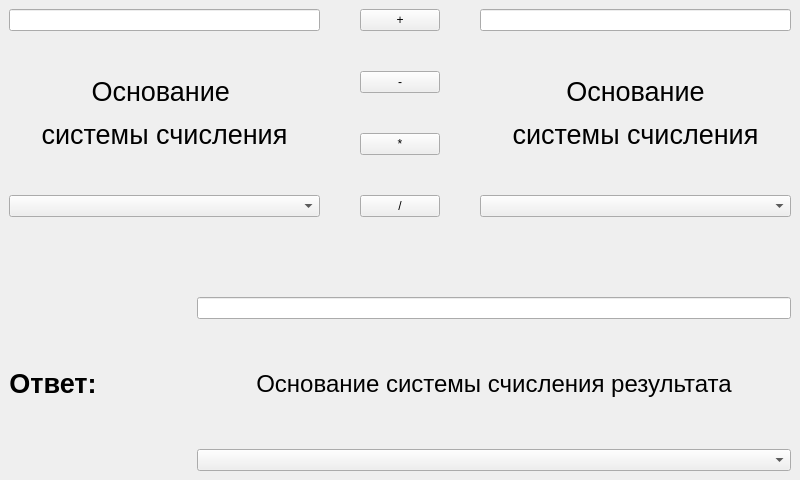
<?xml version="1.0" encoding="UTF-8"?>
<ui version="4.0">
 <class>MainWindow</class>
 <widget class="QMainWindow" name="MainWindow">
  <property name="geometry">
   <rect>
    <x>0</x>
    <y>0</y>
    <width>800</width>
    <height>480</height>
   </rect>
  </property>
  <property name="sizePolicy">
   <sizepolicy hsizetype="Fixed" vsizetype="Fixed">
    <horstretch>0</horstretch>
    <verstretch>0</verstretch>
   </sizepolicy>
  </property>
  <property name="windowTitle">
   <string>MainWindow</string>
  </property>
  <widget class="QWidget" name="centralwidget">
   <layout class="QVBoxLayout" name="verticalLayout_9">
    <item>
     <layout class="QVBoxLayout" name="verticalLayout_8">
      <property name="spacing">
       <number>80</number>
      </property>
      <item>
       <layout class="QHBoxLayout" name="horizontalLayout">
        <property name="spacing">
         <number>40</number>
        </property>
        <item>
         <layout class="QVBoxLayout" name="verticalLayout_5">
          <item>
           <widget class="QLineEdit" name="lineEdit_1"/>
          </item>
          <item>
           <layout class="QVBoxLayout" name="verticalLayout_3">
            <item>
             <widget class="QLabel" name="label_2">
              <property name="text">
               <string>&lt;html&gt;&lt;head/&gt;&lt;body&gt;&lt;p&gt;&lt;span style=&quot; font-size:20pt;&quot;&gt;Основание &lt;/span&gt;&lt;/p&gt;&lt;p&gt;&lt;span style=&quot; font-size:20pt;&quot;&gt;системы счисления&lt;/span&gt;&lt;/p&gt;&lt;/body&gt;&lt;/html&gt;</string>
              </property>
              <property name="textFormat">
               <enum>Qt::AutoText</enum>
              </property>
              <property name="alignment">
               <set>Qt::AlignCenter</set>
              </property>
             </widget>
            </item>
            <item>
             <widget class="QComboBox" name="comboBox_1">
              <property name="editable">
               <bool>false</bool>
              </property>
             </widget>
            </item>
           </layout>
          </item>
         </layout>
        </item>
        <item>
         <layout class="QVBoxLayout" name="verticalLayout_2">
          <item>
           <widget class="QPushButton" name="radioButton_1">
            <property name="text">
             <string>+</string>
            </property>
           </widget>
          </item>
          <item>
           <widget class="QPushButton" name="radioButton_2">
            <property name="text">
             <string>-</string>
            </property>
           </widget>
          </item>
          <item>
           <widget class="QPushButton" name="radioButton_3">
            <property name="text">
             <string>*</string>
            </property>
           </widget>
          </item>
          <item>
           <widget class="QPushButton" name="radioButton_4">
            <property name="text">
             <string>/</string>
            </property>
           </widget>
          </item>
         </layout>
        </item>
        <item>
         <layout class="QVBoxLayout" name="verticalLayout_7">
          <item>
           <widget class="QLineEdit" name="lineEdit_2"/>
          </item>
          <item>
           <layout class="QVBoxLayout" name="verticalLayout">
            <item>
             <widget class="QLabel" name="label_1">
              <property name="text">
               <string>&lt;html&gt;&lt;head/&gt;&lt;body&gt;&lt;p&gt;&lt;span style=&quot; font-size:20pt;&quot;&gt;Основание&lt;/span&gt;&lt;/p&gt;&lt;p&gt;&lt;span style=&quot; font-size:20pt;&quot;&gt;системы счисления&lt;/span&gt;&lt;/p&gt;&lt;/body&gt;&lt;/html&gt;</string>
              </property>
              <property name="textFormat">
               <enum>Qt::AutoText</enum>
              </property>
              <property name="alignment">
               <set>Qt::AlignCenter</set>
              </property>
             </widget>
            </item>
            <item>
             <widget class="QComboBox" name="comboBox_2">
              <property name="editable">
               <bool>false</bool>
              </property>
             </widget>
            </item>
           </layout>
          </item>
         </layout>
        </item>
       </layout>
      </item>
      <item>
       <layout class="QHBoxLayout" name="horizontalLayout_2">
        <property name="spacing">
         <number>100</number>
        </property>
        <item>
         <widget class="QLabel" name="label_4">
          <property name="text">
           <string>&lt;html&gt;&lt;head/&gt;&lt;body&gt;&lt;p&gt;&lt;span style=&quot; font-size:20pt; font-weight:600;&quot;&gt;Ответ:&lt;/span&gt;&lt;/p&gt;&lt;/body&gt;&lt;/html&gt;</string>
          </property>
          <property name="alignment">
           <set>Qt::AlignCenter</set>
          </property>
         </widget>
        </item>
        <item>
         <layout class="QVBoxLayout" name="verticalLayout_6">
          <property name="spacing">
           <number>15</number>
          </property>
          <item>
           <widget class="QLineEdit" name="lineEdit_3"/>
          </item>
          <item>
           <layout class="QVBoxLayout" name="verticalLayout_4">
            <item>
             <widget class="QLabel" name="label_3">
              <property name="text">
               <string>&lt;html&gt;&lt;head/&gt;&lt;body&gt;&lt;p&gt;&lt;span style=&quot; font-size:18pt;&quot;&gt;Основание системы счисления результата&lt;/span&gt;&lt;/p&gt;&lt;/body&gt;&lt;/html&gt;</string>
              </property>
              <property name="textFormat">
               <enum>Qt::AutoText</enum>
              </property>
              <property name="alignment">
               <set>Qt::AlignCenter</set>
              </property>
             </widget>
            </item>
            <item>
             <widget class="QComboBox" name="comboBox_3">
              <property name="editable">
               <bool>false</bool>
              </property>
             </widget>
            </item>
           </layout>
          </item>
         </layout>
        </item>
       </layout>
      </item>
     </layout>
    </item>
   </layout>
  </widget>
 </widget>
 <resources/>
 <connections/>
</ui>
